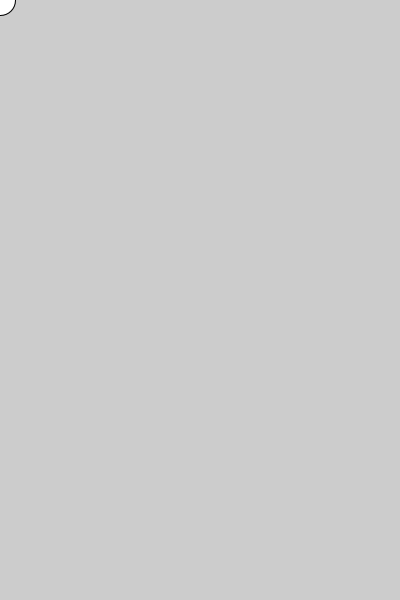
Frame 1 (no input)
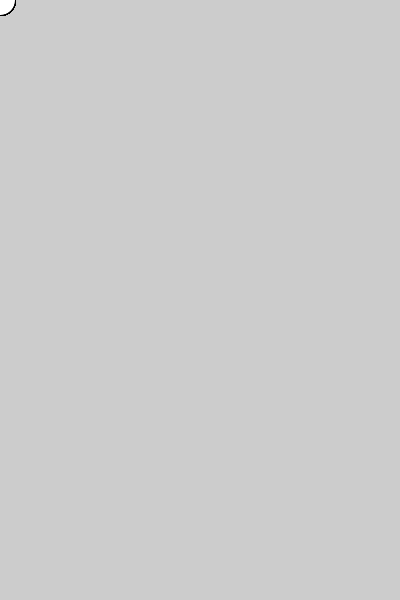
Frame 60 (the mouse pressed at the canvas centre just before this capture)
Frame 120 (the mouse held since frame 60 and released just before this capture): identical to frame 60, image omitted

The Processing sketch that drew these frames (run headless with seeded random() and noise(); from frame 60 on, the mouse is pressed at the canvas centre):

// Processing sketch: processing_91176
// ── processing_91176.pde

void setup(){
  size(400,600);
  smooth();
}

void draw(){
  if (mousePressed){
    fill(random (0,255),random (0,255),random (0,255));
  }
  else{ 
    ellipse(mouseX,mouseY, 30,30);
    }
}
